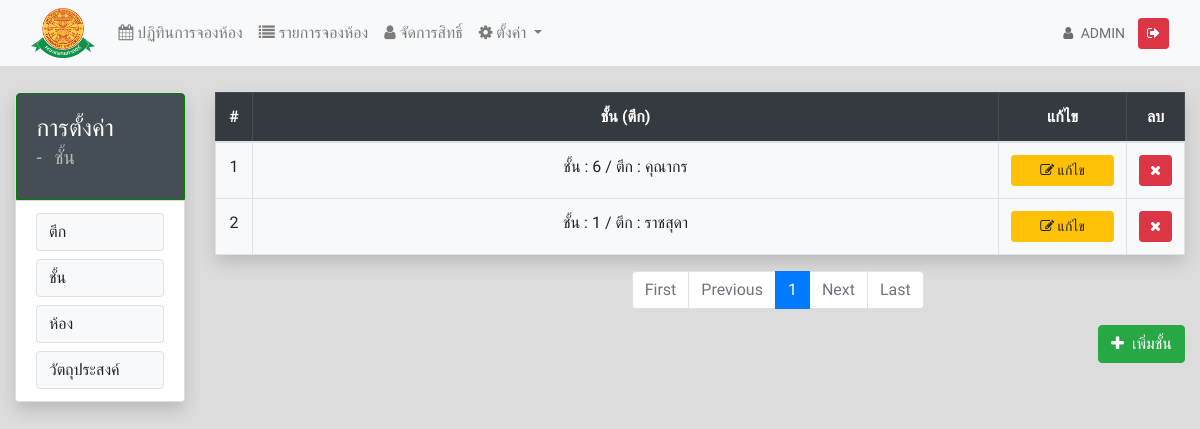
The app's page /class-list.php (signed in) with its own data.
### tables this page shows
CREATE TABLE `class` (
  `id` int(11) NOT NULL AUTO_INCREMENT,
  `building_id` int(11) DEFAULT NULL COMMENT 'ไอดีตึก',
  `class_no` int(11) DEFAULT NULL COMMENT 'ไอดีชั้น',
  `create_date` timestamp NULL DEFAULT CURRENT_TIMESTAMP,
  PRIMARY KEY (`id`)
);

CREATE TABLE `building` (
  `id` int(11) NOT NULL AUTO_INCREMENT,
  `building_name` varchar(255) DEFAULT NULL,
  `create_date` timestamp NULL DEFAULT CURRENT_TIMESTAMP,
  PRIMARY KEY (`id`)
);

### class-list.php (the view, shortened to what this page needs)
<?
    include "config/connect.php";
    $sql = "SELECT b.building_name  , c.* FROM building AS b
                RIGHT JOIN class AS c ON b.id = c.building_id ORDER BY b.building_name,c.class_no ASC";
    $result = $conn->query($sql);
?>
<!doctype html>
<html lang="en">
<head>
    <link rel="stylesheet" href="https://stackpath.bootstrapcdn.com/font-awesome/4.7.0/css/font-awesome.css">
    <link rel="stylesheet" href="https://stackpath.bootstrapcdn.com/bootstrap/4.5.2/css/bootstrap.min.css"
>
    <link href="https://cdn.jsdelivr.net/npm/select2@4.1.0-beta.1/dist/css/select2.min.css" rel="stylesheet" />
    <link rel="stylesheet" href="css/style.css">
</head>
<body>
    <?include "ui/nav.php";?>
    <div class="container-fluid">
        <div class="row mt-3">
            <?include "ui/leftbarRoom.php";?>
            <div class="col-lg-10 col-md-10">
                <table class="table table-bordered shadow text-center" id="data-table" style="width:100%">
                    <thead class="table-dark ">
                        <tr>
                            <th width="5%">#</th>
                            <th>ชั้น (ตึก)</th>
                            <th width="15%">แก้ไข</th>
                            <th width="3%">ลบ</th>
                        </tr>
                    </thead>
                    <tbody class="bg-light">
                        <?
                        $i = 1;
                    if($result->num_rows > 0){
                        while($row = $result->fetch_array()){
                            ?>
                        <tr>
                            <td><?= $i; ?></td>
                            <td><?= 'ชั้น : '.$row['class_no']." / ตึก : ".$row['building_name'];?>
                            </td>
                            <td>
                                <button type="button" name="edit" class="btn btn-sm btn-block btn-warning edit_data"
                                    id="<?= $row['id']; ?>"><i class="fa fa-edit"></i> แก้ไข</button>
                            </td>
                            <td>
                                <button type="button" name="delete" class="btn btn-sm btn-block btn-danger delete_data"
                                    id="<?= $row['id']; ?>">
                                    <i class="fa fa-remove" aria-hidden="true"></i></button>
                            </td>
                        </tr>
                        <?
                        $i++;
                        }
                    }
                    ?>
                    </tbody>
                </table>
                <button id='btn_add' class="btn btn-success pull-right" href="#" data-toggle="modal"
                    data-target="#add_class">
                    <i class="fa fa-plus mr-2" aria-hidden="true"></i>เพิ่มชั้น
                </button>
            </div>
        </div>
    </div>
</body>
</html>

### css/style.css (style rules this page uses)
body { background-color: gainsboro; font-family: 'Sarabun', sans-serif; }
.shadow { box-shadow: 2px 2px 12px rgba(0, 0, 0, 0.2); margin-top: 10px }

### records on screen
class: class_no "6", building.building_name "คุณากร"
class: class_no "1", building.building_name "ราชสุดา"

### other values on screen
$_SESSION['_LOGIN'] "ADMIN"
